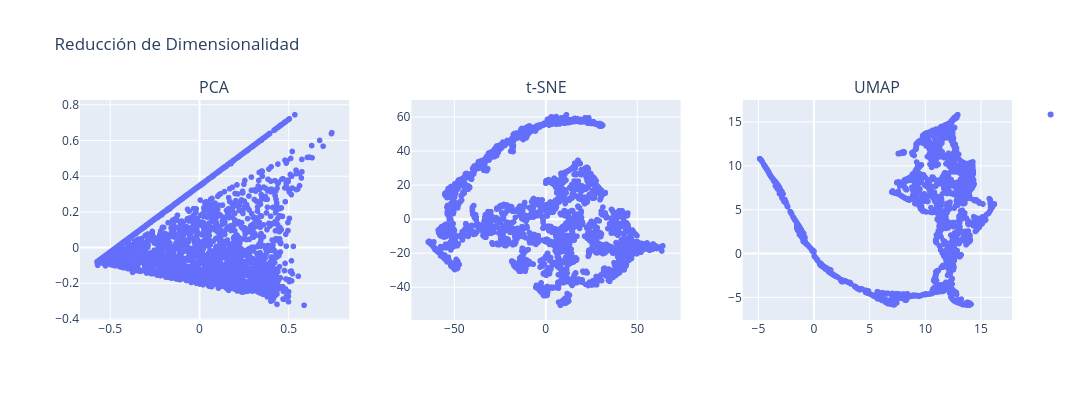

The notebook cell this image was saved under:
### Code cell
# Utilice este código para ejecutar las pipelines y graficar.

pca_proj = pipeline_pca.fit_transform(df_retail)
tsne_proj = pipeline_tsne.fit_transform(df_retail)
umap_proj = pipeline_umap.fit_transform(df_retail)

fig = plot_dim_reductions(pca_proj, tsne_proj, umap_proj, name="Reducción de Dimensionalidad", colors=None)
fig.show()

### Figure 1 — Plotly figure (JSON) as saved in the notebook; plotly's stock layout.template omitted (floating-point values rounded to 4 significant figures; data arrays with more than 128 entries replaced by an {"elided": "..."} marker saying what was removed)
{"data": [{"hovertemplate": "x=%{x}<br>y=%{y}<extra></extra>", "legendgroup": "", "marker": {"color": "#636efa", "symbol": "circle"}, "mode": "markers", "name": "", "showlegend": true, "type": "scattergl", "x": {"elided": "2897 float values"}, "xaxis": "x", "y": {"elided": "2897 float values"}, "yaxis": "y"}, {"hovertemplate": "x=%{x}<br>y=%{y}<extra></extra>", "legendgroup": "", "marker": {"color": "#636efa", "symbol": "circle"}, "mode": "markers", "name": "", "showlegend": false, "type": "scattergl", "x": {"elided": "2897 float values"}, "xaxis": "x2", "y": {"elided": "2897 float values"}, "yaxis": "y2"}, {"hovertemplate": "x=%{x}<br>y=%{y}<extra></extra>", "legendgroup": "", "marker": {"color": "#636efa", "symbol": "circle"}, "mode": "markers", "name": "", "showlegend": false, "type": "scattergl", "x": {"elided": "2897 float values"}, "xaxis": "x3", "y": {"elided": "2897 float values"}, "yaxis": "y3"}], "layout": {"annotations": [{"font": {"size": 16}, "showarrow": false, "text": "PCA", "x": 0.1444, "xanchor": "center", "xref": "paper", "y": 1, "yanchor": "bottom", "yref": "paper"}, {"font": {"size": 16}, "showarrow": false, "text": "t-SNE", "x": 0.5, "xanchor": "center", "xref": "paper", "y": 1, "yanchor": "bottom", "yref": "paper"}, {"font": {"size": 16}, "showarrow": false, "text": "UMAP", "x": 0.8556, "xanchor": "center", "xref": "paper", "y": 1, "yanchor": "bottom", "yref": "paper"}], "height": 400, "title": {"text": "Reducción de Dimensionalidad"}, "width": 1200, "xaxis": {"anchor": "y", "domain": [0, 0.2889]}, "xaxis2": {"anchor": "y2", "domain": [0.3556, 0.6444]}, "xaxis3": {"anchor": "y3", "domain": [0.7111, 1]}, "yaxis": {"anchor": "x", "domain": [0, 1]}, "yaxis2": {"anchor": "x2", "domain": [0, 1]}, "yaxis3": {"anchor": "x3", "domain": [0, 1]}}}
